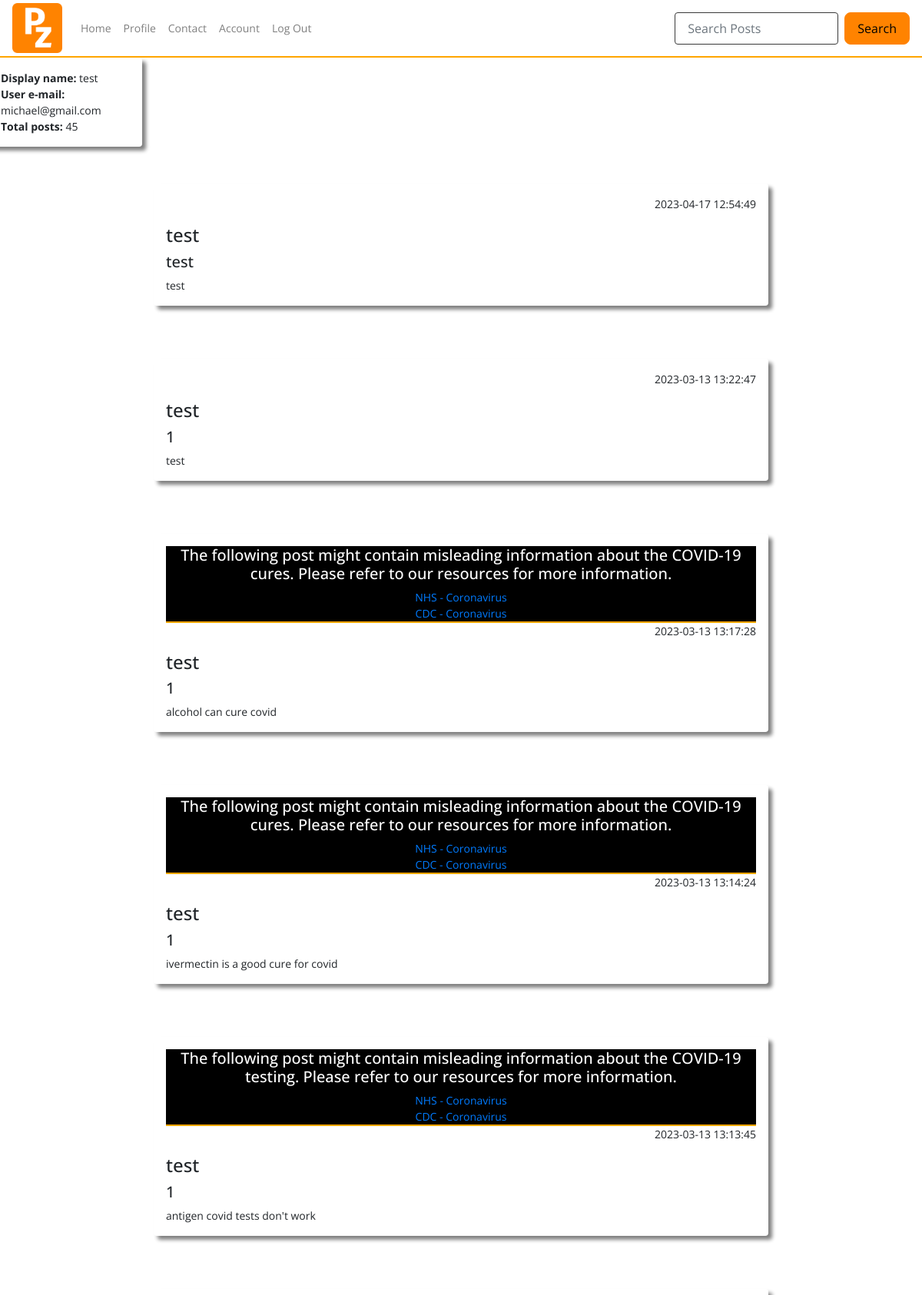
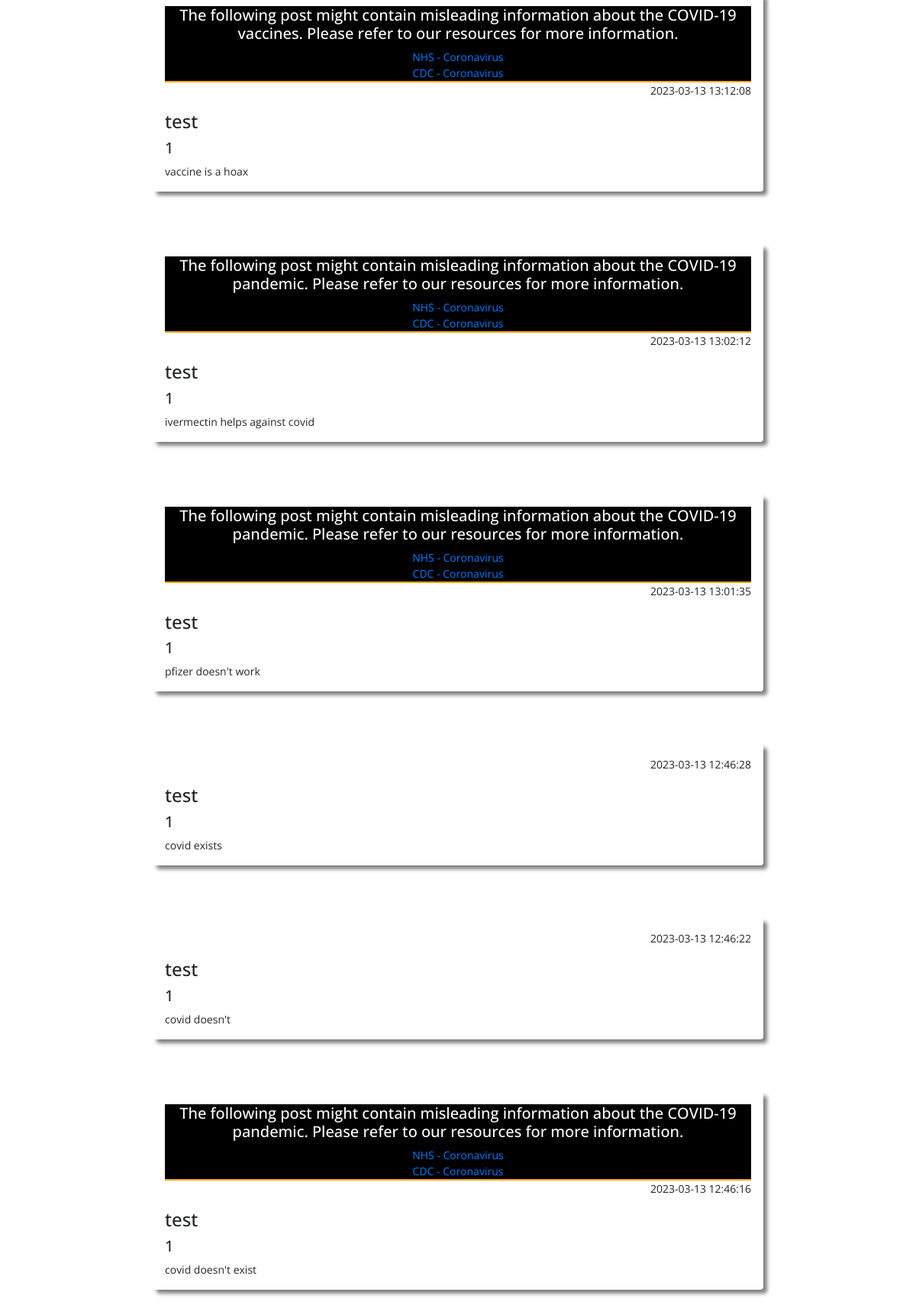
The page /profile (signed in, upper part) on the database its author committed (2 pictures, top to bottom).
### tables this page shows
CREATE TABLE users (
    ID INTEGER PRIMARY KEY AUTOINCREMENT,
    username TEXT NOT NULL,
    password TEXT NOT NULL,
    email TEXT NOT NULL UNIQUE
, user_type VARCHAR, whitelisted text, blacklisted text);

CREATE TABLE posts (
    ID INTEGER PRIMARY KEY AUTOINCREMENT,
    title TEXT NOT NULL,
    content TEXT NOT NULL,
    by_user TEXT NOT NULL,
    created_at timestamp default current_timestamp
, userID integer, flag_covid text, blacklisted text, flag_vaccine text, flag_tests text, flag_cures text, reported int, report_message text);

### app.py (the view)
@app.route("/profile")
def profile():
    if not session.get('username'):
        return redirect(url_for('home'))
    user=query_db('SELECT * FROM users WHERE username = ?', [session['username']], True)
    user_posts=query_db('SELECT * FROM posts WHERE by_user = ? ORDER BY created_at DESC', [session['username']])
    conn = sqlite3.connect(DATABASE)
    cursor = conn.cursor()
    cursor.execute("SELECT COUNT(*) FROM posts WHERE by_user = ?", [session['username']])
    post_count = cursor.fetchone()[0]
    return render_template('profile.html', user = user, user_posts = user_posts, post_count = post_count)

### app.py (called while the page is built)
def query_db(query, args=(), one=False):
    con = g._database = sqlite3.connect(DATABASE)
    con.row_factory = sqlite3.Row
    cur = con.execute(query, args)
    rv = cur.fetchall()
    cur.close()
    return (rv[0] if rv else None) if one else rv

### templates/profile.html (shortened to what this page needs)
{% include "layout.html" %}
{% include "nav.html" %}
<div class="row h-500 acc_snippet">
  <div class="col-4 shadow p-3 mb-5 rounded">
      <b>Display name:</b> {{ user.username }}<br>
      <b>User e-mail:</b> {{ user.email }}<br>
      <b>Total posts:</b> {{ post_count }} <br>
  </div>
</div>
<div class="container-fluid">
    {% for user_post in user_posts %}
    <div class="shadow mx-auto posts p-3 mb-5 rounded">
    {% if user_post.flag_covid == "yes" %}
    <div class="flagged_post">
      <h5>The following post might contain misleading information about the COVID-19 pandemic. Please refer to our resources for more information.</h5>
      <a href="https://www.nhs.uk/conditions/coronavirus-covid-19/">NHS - Coronavirus </a><br>
      <a href="https://www.cdc.gov/coronavirus/2019-ncov/index.html">CDC - Coronavirus</a>
    </div>
    {% endif %}
    {% if user_post.flag_vaccine == "yes" %}
    <div class="flagged_post">
      <h5>The following post might contain misleading information about the COVID-19 vaccines. Please refer to our resources for more information.</h5>
      <a href="https://www.nhs.uk/conditions/coronavirus-covid-19/">NHS - Coronavirus </a><br>
      <a href="https://www.cdc.gov/coronavirus/2019-ncov/index.html">CDC - Coronavirus</a>
    </div>
    {% endif %}
    {% if user_post.flag_cures == "yes" %}
    <div class="flagged_post">
      <h5>The following post might contain misleading information about the COVID-19 cures. Please refer to our resources for more information.</h5>
      <a href="https://www.nhs.uk/conditions/coronavirus-covid-19/">NHS - Coronavirus </a><br>
      <a href="https://www.cdc.gov/coronavirus/2019-ncov/index.html">CDC - Coronavirus</a>
    </div>
    {% endif %}
    {% if user_post.flag_tests == "yes" %}
    <div class="flagged_post">
      <h5>The following post might contain misleading information about the COVID-19 testing. Please refer to our resources for more information.</h5>
      <a href="https://www.nhs.uk/conditions/coronavirus-covid-19/">NHS - Coronavirus </a><br>
      <a href="https://www.cdc.gov/coronavirus/2019-ncov/index.html">CDC - Coronavirus</a>
    </div>
    {% endif %}
    <p align="right">{{  user_post.created_at  }}</p>
    <h4>{{ user_post.by_user }}</h4>
    <h5>{{ user_post.title }}</h5>
    {{ user_post.content }}<br/>
    </div>
    <br/>
    {% endfor %}
</div>

### static/css/style.css (style rules this page uses)
.shadow { box-shadow: 5px 5px 5px grey; }
.posts { width: 800px; }
.acc_snippet { width: 50%; height: 50%; text-align: left; }
.flagged_post { text-align: center; background-color: black; color: white; border-bottom: 2px solid orange; height: auto; width: auto; }

### rows shown on the page
users: username "test", email "michael@gmail.com"
posts: created_at "2023-04-17 12:54:49", by_user "test", title "test", content "test"
posts: created_at "2023-03-13 13:22:47", by_user "test", title "1", content "test"
posts: flag_cures "NHS - Coronavirus", created_at "2023-03-13 13:17:28", by_user "test", title "1", content "alcohol can cure covid"
posts: flag_cures "NHS - Coronavirus", created_at "2023-03-13 13:14:24", by_user "test", title "1", content "ivermectin is a good cure for covid"
posts: flag_tests "NHS - Coronavirus", created_at "2023-03-13 13:13:45", by_user "test", title "1", content "antigen covid tests don't work"
posts: flag_vaccine "NHS - Coronavirus", created_at "2023-03-13 13:12:08", by_user "test", title "1", content "vaccine is a hoax"
posts: flag_covid "NHS - Coronavirus", created_at "2023-03-13 13:02:12", by_user "test", title "1", content "ivermectin helps against covid"
posts: flag_covid "NHS - Coronavirus", created_at "2023-03-13 13:01:35", by_user "test", title "1", content "pfizer doesn't work"
posts: created_at "2023-03-13 12:46:28", by_user "test", title "1", content "covid exists"
posts: created_at "2023-03-13 12:46:22", by_user "test", title "1", content "covid doesn't"
posts: flag_covid "NHS - Coronavirus", created_at "2023-03-13 12:46:16", by_user "test", title "1", content "covid doesn't exist"

### other values the page prints
{{ post_count }} "45"
